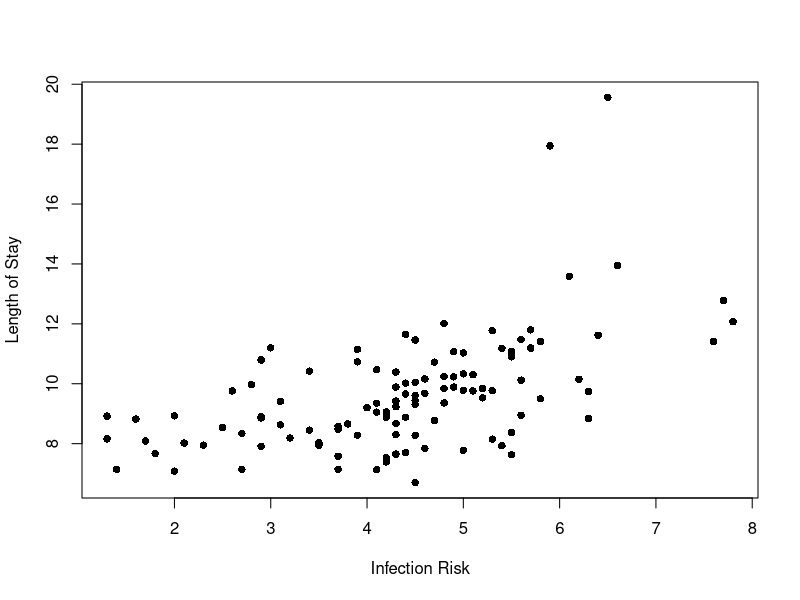

The R script that drew this image: (Note: this script raises an error after producing the figure.)
#Chad Huntebrinker

#Length of Stay
y_data <- c(7.13,8.82,8.34,8.95,11.2,9.76,9.68,11.18,8.67,8.84,11.07,8.3,12.78,
7.58,9,11.08,8.28,11.62,9.06,9.35,7.53,10.24,9.78,9.84,9.2,8.28,
9.31,8.19,11.65,9.89,11.03,9.84,11.77,13.59,9.74,10.33,9.97,7.84,
10.47,8.16,8.48,10.72,11.2,10.12,8.37,10.16,19.56,10.9,7.67,8.88,
11.48,9.23,11.41,12.07,8.63,11.15,7.14,7.65,10.73,11.46,10.42,11.18,
7.93,9.66,7.78,9.42,10.02,8.58,9.61,8.03,7.39,7.08,9.53,10.05,8.45,
6.7,8.9,10.23,8.88,10.3,10.79,7.94,7.63,8.77,8.09,9.05,7.91,10.39,
9.36,11.41,8.86,8.93,8.92,8.15,9.77,8.54,8.66,12.01,7.95,10.15,
9.76,9.89,7.14,13.95,9.44,10.8,7.14,8.02,11.8,9.5,7.7,17.94,9.41)

#Infection Risk
x1_data <- c(4.1,1.6,2.7,5.6,5.7,5.1,4.6,
5.4,4.3,6.3,4.9,4.3,7.7,3.7,4.2,5.5,4.5,6.4,4.2,4.1,4.2,4.8,5,
4.8,4,3.9,4.5,3.2,4.4,4.9,5,5.2,5.3,6.1,6.3,5,2.8,4.6,4.1,1.3,3.7,4.7,3,
5.6,5.5,4.6,6.5,5.5,1.8,4.2,5.6,4.3,7.6,7.8,3.1,3.9,3.7,4.3,3.9,4.5,
3.4,5.7,5.4,4.4,5,4.3,4.4,3.7,4.5,3.5,4.2,2,5.2,4.5,3.4,4.5,2.9,4.9,
4.4,5.1,2.9,3.5,5.5,4.7,1.7,4.1,2.9,4.3,4.8,5.8,2.9,2,1.3,5.3,5.3,2.5,
3.8,4.8,2.3,6.2,2.6,4.3,2.7,6.6,4.5,2.9,1.4,2.1,5.7,5.8,4.4,5.9,3.1)

#Available facilities and services
x2_data <- c(60,40,20,40,40,40,40,60,40,40,80,40,57.1,37.1,17.1,57.1,37.1,37.1,
37.1,77.1,17.1,37.1,57.1,57.1,57.1,57.1,37.1,37.1,37.1,37.1,57.1,54.3,34.3,
54.3,54.3,54.3,34.3,34.3,54.3,14.3,34.3,34.3,34.3,54.3,34.3,74.3,51.4,51.4,
11.4,51.4,51.4,71.4,51.4,31.4,31.4,51.4,31.4,51.4,51.4,31.4,31.4,68.6,28.6,28.6,
48.6,48.6,48.6,48.6,48.6,28.6,28.6,28.6,48.6,68.6,48.6,28.6,28.6,68.6,48.6,45.7,
65.7,45.7,45.7,25.7,45.7,45.7,65.7,65.7,45.7,45.7,25.7,25.7,5.7,25.7,25.7,45.7,45.7,45.7,
42.9,62.9,22.9,42.9,22.9,62.9,42.9,22.9,22.9,22.9,62.9,22.9,62.9,62.9,22.9)

#Routine Chest X-ray
x3_data <- c(39.6,51.7,74,122.8,88.9,97,79,85.8,90.8,82.6,122,83.8,116.9,88,76.4,
63.6,101.8,99.2,75.9,80.9,98.9,112.6,95.9,82.3,71.1,113.1,101.3,59.2,96.1,
103.6,102.1,72.6,56,111.7,76.1,104.3,76.5,87.9,69.1,58,92.8,94.1,78.9,
79.1,84.8,51.5,113.7,71.9,40.4,86.9,82,42.6,97.9,105.3,56.2,73.9,75.8,
65.7,101,97.7,59,55.9,98.1,98.3,71.6,62.8,93,95.9,87.2,87.3,88.4,56.4,
65.7,87.5,85,80.8,86.9,77.9,76.8,88.9,56.6,92.3,61.1,47,56.9,79.8,
79.5,88.3,90.6,73,87.5,72.5,79.5,79.8,89.7,82.5,69.5,96.9,54.9,59.2,
80.1,108.7,92.6,133.5,58.5,57.4,45.7,46.5,116.9,70.9,67.9,91.8,91.7)

#For X1, plot the Data
plot(y_data ~ x1_data, pch = 16, xlab = "Infection Risk", ylab = "Length of Stay")
minor.tick(nx = 2, tick.ratio = 0.5)
#Fit a Linear Regression model
lrgm <- lm(y_data ~ x1_data)
#Find b coefficients
b_coefficients <- lrgm$coefficients
#Add the fitted line
abline(b_coefficients, lwd =2, lty =2, col="red")

#For X2, plot the Data
plot(y_data ~ x2_data, pch = 16, xlab = "Available facilities and services", ylab = "Length of Stay")
minor.tick(nx = 2, tick.ratio = 0.5)
#Fit a Linear Regression model
lrgm <- lm(y_data ~ x2_data)
#Find b coefficients
b_coefficients <- lrgm$coefficients
#Add the fitted line
abline(b_coefficients, lwd =2, lty =2, col="green")

#For X3, plot the Data
plot(y_data ~ x3_data, pch = 16, xlab = "Routine Chest X-ray", ylab = "Length of Stay")
minor.tick(nx = 2, tick.ratio = 0.5)
#Fit a Linear Regression model
lrgm <- lm(y_data ~ x3_data)
#Find b coefficients
b_coefficients <- lrgm$coefficients
#Add the fitted line
abline(b_coefficients, lwd =2, lty =2, col="blue")

#rm(list = ls())
